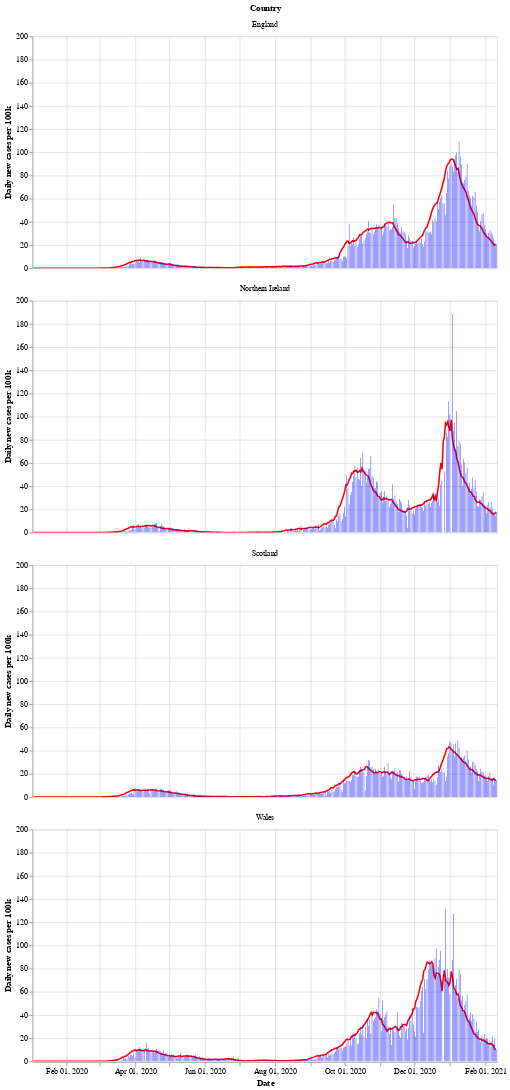

The notebook cell saved with this chart:
### Markdown cell above
Next is a bar chart of the number of new cases in each country (per 100k population), with the 7 day moving average of cases. Again we see that Wales saw a longer period of raising and falling cases compared to the other countries.

After a period of cases falling, each nation is now seeing a rise in the number of cases - especially in Wales.

### Code cell
# collapse
bars = alt.Chart(uk_cases).mark_bar().encode(
    x=alt.X("yearmonthdate(date):T", axis=alt.Axis(title='Date')),
    y=alt.Y("newCasesRate:Q", axis=alt.Axis(title='Daily new cases per 100k')),
    tooltip='newCasesRate',
    color=alt.condition(
        alt.datum.dailyChange > 0,
        alt.value("orange"),  # The positive color
        alt.value("blue")  # The negative color
    )
).properties(title='New cases per 100k population with rolling 7 day average', width=600).interactive()
line = alt.Chart(uk_cases).mark_line(
    color='red',
    size=2,
).transform_window(
    rolling_mean='mean(newCasesRate)',
    frame=[0, 7],
    groupby=['areaName']
).encode(
    x='yearmonthdate(date):T',
    y='rolling_mean:Q'
)
alt.layer(line, bars, data=uk_cases).facet(alt.Row('areaName', title='Country'), columns=1)

### Figure 1 — Vega-Lite specification as saved in the notebook (floating-point values rounded to 4 significant figures; data arrays with more than 128 entries replaced by an {"elided": "..."} marker saying what was removed)
{"config": {"view": {"continuousWidth": 400, "continuousHeight": 300}}, "data": {"name": "data-ae8246650a9e03a0981e58c04083cf4d"}, "facet": {"type": "nominal", "field": "areaName", "title": "Country"}, "spec": {"layer": [{"mark": {"type": "line", "color": "red", "size": 2}, "encoding": {"x": {"type": "temporal", "field": "date", "timeUnit": "yearmonthdate"}, "y": {"type": "quantitative", "field": "rolling_mean"}}, "transform": [{"window": [{"op": "mean", "field": "newCasesRate", "as": "rolling_mean"}], "frame": [0, 7], "groupby": ["areaName"]}]}, {"mark": "bar", "encoding": {"color": {"condition": {"value": "orange", "test": "(datum.dailyChange > 0)"}, "value": "blue"}, "tooltip": {"type": "quantitative", "field": "newCasesRate"}, "x": {"type": "temporal", "axis": {"title": "Date"}, "field": "date", "timeUnit": "yearmonthdate"}, "y": {"type": "quantitative", "axis": {"title": "Daily new cases per 100k"}, "field": "newCasesRate"}}, "selection": {"selector002": {"type": "interval", "bind": "scales", "encodings": ["x", "y"]}}, "title": "New cases per 100k population with rolling 7 day average", "width": 600}]}, "columns": 1, "$schema": "https://vega.github.io/schema/vega-lite/v4.8.1.json", "datasets": {"data-ae8246650a9e03a0981e58c04083cf4d": {"elided": "1620 records"}}}
